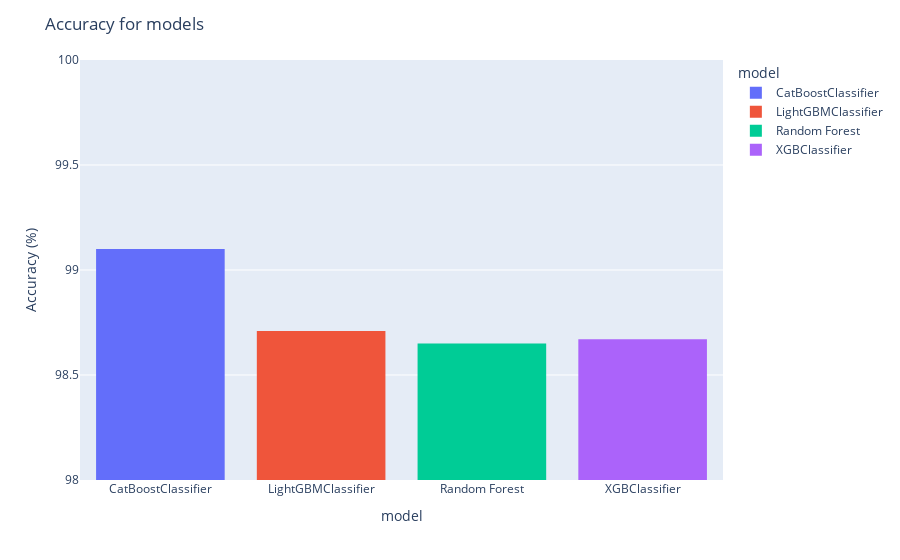

Notebook cell for this chart:
### Code cell
# Create a bar chart
fig = px.histogram(dfmetrics, x="model", y = "accuracy", color="model")
fig.update_layout(title_text='Accuracy for models',xaxis_title="model",
    yaxis_title="Accuracy (%)", yaxis_range=[98,100])
fig.show()

### Figure 1 — Plotly figure (JSON) as saved in the notebook; plotly's stock layout.template omitted (floating-point values rounded to 4 significant figures)
{"data": [{"alignmentgroup": "True", "bingroup": "x", "histfunc": "sum", "hovertemplate": "model=%{x}<br>sum of accuracy=%{y}<extra></extra>", "legendgroup": "CatBoostClassifier", "marker": {"color": "#636efa", "pattern": {"shape": ""}}, "name": "CatBoostClassifier", "offsetgroup": "CatBoostClassifier", "orientation": "v", "showlegend": true, "type": "histogram", "x": ["CatBoostClassifier"], "xaxis": "x", "y": [99.1], "yaxis": "y"}, {"alignmentgroup": "True", "bingroup": "x", "histfunc": "sum", "hovertemplate": "model=%{x}<br>sum of accuracy=%{y}<extra></extra>", "legendgroup": "LightGBMClassifier", "marker": {"color": "#EF553B", "pattern": {"shape": ""}}, "name": "LightGBMClassifier", "offsetgroup": "LightGBMClassifier", "orientation": "v", "showlegend": true, "type": "histogram", "x": ["LightGBMClassifier"], "xaxis": "x", "y": [98.71], "yaxis": "y"}, {"alignmentgroup": "True", "bingroup": "x", "histfunc": "sum", "hovertemplate": "model=%{x}<br>sum of accuracy=%{y}<extra></extra>", "legendgroup": "Random Forest", "marker": {"color": "#00cc96", "pattern": {"shape": ""}}, "name": "Random Forest", "offsetgroup": "Random Forest", "orientation": "v", "showlegend": true, "type": "histogram", "x": ["Random Forest"], "xaxis": "x", "y": [98.65], "yaxis": "y"}, {"alignmentgroup": "True", "bingroup": "x", "histfunc": "sum", "hovertemplate": "model=%{x}<br>sum of accuracy=%{y}<extra></extra>", "legendgroup": "XGBClassifier", "marker": {"color": "#ab63fa", "pattern": {"shape": ""}}, "name": "XGBClassifier", "offsetgroup": "XGBClassifier", "orientation": "v", "showlegend": true, "type": "histogram", "x": ["XGBClassifier"], "xaxis": "x", "y": [98.67], "yaxis": "y"}], "layout": {"barmode": "relative", "legend": {"title": {"text": "model"}, "tracegroupgap": 0}, "margin": {"t": 60}, "title": {"text": "Accuracy for models"}, "xaxis": {"anchor": "y", "categoryarray": ["CatBoostClassifier", "LightGBMClassifier", "Random Forest", "XGBClassifier"], "categoryorder": "array", "domain": [0, 1], "title": {"text": "model"}}, "yaxis": {"anchor": "x", "domain": [0, 1], "range": [98, 100], "title": {"text": "Accuracy (%)"}}}}
